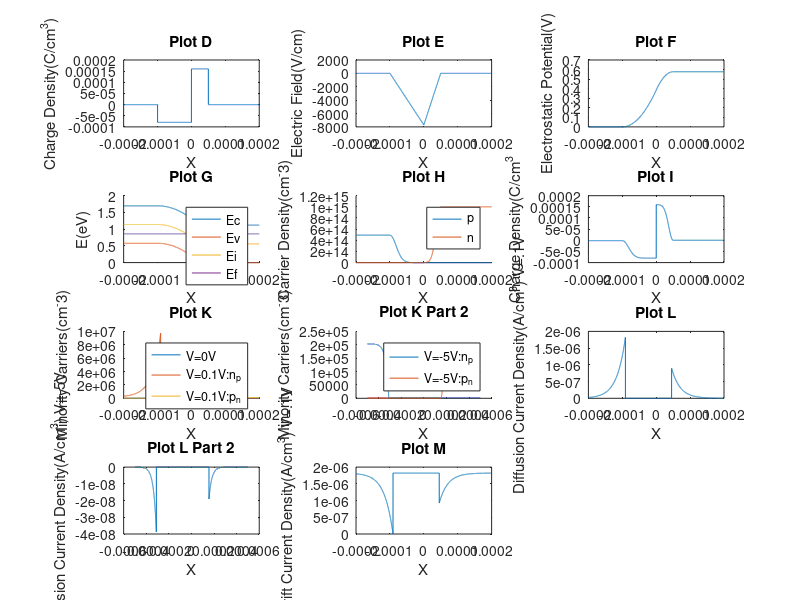

Write MATLAB code to recreate this figure.
Ks=11.7; % Relative permittivity of Silicon (unitless)
e_0=8.854e-14; % in F/cm
q=1.6e-19; % Charge of an electron in C
k=8.617e-5; % in J/K
T=300; % Temp in Kelvin
ni=1e10; % Intrinic carrier concentration in Si at 300k (cm^-3)
Eg=1.12; % Gap energy for Si in eV

N_A=5e14; % P-side acceptor doping in cm^-3
N_D=1e15; % N-side donor doping in cm^-3
V_A=0; % Bias voltage

Vbi=k*T*log(N_A*N_D/ni^2); % Built in electrostatic potential in V

x_n=sqrt(2*Ks*e_0/q*N_A/(N_D*(N_A+N_D))*(Vbi-V_A)); % n-side depletion region width in cm
x_p=sqrt(2*Ks*e_0/q*N_D/(N_A*(N_A+N_D))*(Vbi-V_A)); % p-side depletion region width in cm

% all in cm
maximum=2e-4;
minimum=-maximum;
dx=1e-7;
x=minimum:dx:maximum;

a=zeros(1, int32((maximum-x_p)/dx));
b=ones(1, int32(x_p/dx))*-N_A*q;
c=ones(1, int32(x_n/dx))*N_D*q;
d=zeros(1, int32((maximum-x_n)/dx+1));
rho=[a b c d]; % charge density in cm^-3

subplot(4,3,1);
plot(x, rho);
title('Plot D')
xlabel('X');
ylabel('Charge Density(C/cm^3)');

E=cumtrapz(rho)/(Ks*e_0)*dx; % multiply by dx since x is spaced dx cm apart
subplot(4,3,2);
plot(x,E);
title('Plot E');
xlabel('X');
ylabel('Electric Field(V/cm)');

V=-cumtrapz(E)*dx; % multiply by dx since x is spaced dx cm apart
subplot(4,3,3);
plot(x,V);
title('Plot F');
xlabel('X');
ylabel('Electrostatic Potential(V)');

E_c=-V+Eg+Vbi; % set bottom of Valence band on n side to 0 energy
E_v=E_c-Eg;
E_i=(E_c+E_v)/2;
% E_f=E_i(int32(length(x)/2))*ones(1, length(x));Ef=Ei at the
% junction-False
E_f=ones(1, length(E_i))*(E_i(length(E_i))+k*T*log(N_D/ni));
subplot(4,3,4);
hold on;
plot(x,E_c, 'DisplayName', 'E_c');
plot(x,E_v, 'DisplayName', 'E_v');
plot(x,E_i, 'DisplayName', 'E_i');
plot(x,E_f, 'DisplayName', 'E_f');
legend('Ec', 'Ev', 'Ei', 'Ef');
title('Plot G');
xlabel('X');
ylabel('E(eV)');
hold off;

p=ni*exp((E_i-E_f)/(k*T));
n=ni^2*ones(1,length(p))./p;
% n=ni*exp((E_f-E_i)/(k*T));
subplot(4,3,5);
hold on;
plot(x,p);
plot(x,n);
hold off;
legend('p', 'n');
title('Plot H');
xlabel('X');
ylabel('Carrier Density(cm^-3)');

%recalculate charge density using carrier densities for a better
%approximation
rho_real=q*(p - n + [-ones(1,int32(length(x)/2))*N_A, ones(1,int32(length(x)/2)-1)*N_D]);
subplot(4, 3, 6);
plot(x, rho_real);
title('Plot I');
xlabel('X');
ylabel('Charge Density(C/cm^3');

% Must recalculate depletion region bounds since bias applies
V_A=.1;
x_n=sqrt(2*Ks*e_0/q*N_A/(N_D*(N_A+N_D))*(Vbi-V_A));
x_p=sqrt(2*Ks*e_0/q*N_D/(N_A*(N_A+N_D))*(Vbi-V_A));

L=.25e-4; % Minority carrier diffusion length in cm
n_p=n(1) + n(1)*(exp(V_A/(k*T))-1)*exp(((x+ones(1, length(x))*(x_p))/L)); % Minority electron concentration in p-side in cm^-3
p_n=p(length(p)) + p(length(p))*(exp(V_A/(k*T))-1)*exp((-(x-ones(1, length(x))*(x_n))/L)); % Minority hole concentration in n-side in cm^-3
bound = -ones(1, length(x))*x_p > x;
n_p=n_p.*bound;
bound = ones(1, length(x))*x_n < x;
p_n=p_n.*bound;

subplot(4,3,7);
hold on;
plot(x, zeros(1, length(x)));
plot(x,n_p);
plot(x,p_n);
hold off;
title('Plot K');
xlabel('X');
ylabel('Minority Carriers(cm^-3)');
legend('V=0V', 'V=0.1V:n_p', 'V=0.1V:p_n');

D=30;
J_ndiff=q*D*gradient(n_p)/dx; % Electron diffusion current on p-side in A/cm^3
J_pdiff=-q*D*gradient(p_n)/dx; % Hole diffusion current on n-side in A/cm^3
% Remove unrealistic points from sharp cuttoff on minotiry carrier concentrations
bound = -ones(1, length(x))*(x_p+dx) > x;
J_ndiff=J_ndiff.*bound;
bound=ones(1, length(x))*(x_n+dx) < x;
J_pdiff=J_pdiff.*bound;
J_diff=J_ndiff+J_pdiff;

subplot(4,3,9);
plot(x,J_diff);
title('Plot L');
xlabel('X');
ylabel('Diffusion Current Density(A/cm^3) V=.1V');

J_drift=ones(1, length(x))*max(J_diff)-J_diff;
subplot(4,3,11);
plot(x,J_drift);
title('Plot M');
xlabel('X');
ylabel('Drift Current Density(A/cm^3) V=.1V');

maximum=5e-4;
minimum=-maximum;
dx=1e-7;
x=minimum:dx:maximum; % Need a wider plot to account for much larger depletion region at negative biasing

% Repeat previous steps for a large negative bias

V_A=-5;
x_n=sqrt(2*Ks*e_0/q*N_A/(N_D*(N_A+N_D))*(Vbi-V_A));
x_p=sqrt(2*Ks*e_0/q*N_D/(N_A*(N_A+N_D))*(Vbi-V_A));

n_p=n(1) + n(1)*(exp(V_A/(k*T))-1)*exp(((x+ones(1, length(x))*(x_p))/L));
p_n=p(length(p)) + p(length(p))*(exp(V_A/(k*T))-1)*exp((-(x-ones(1, length(x))*(x_n))/L));
bound = -ones(1, length(x))*x_p > x;
n_p=n_p.*bound;
bound = ones(1, length(x))*x_n < x;
p_n=p_n.*bound;

subplot(4,3,8);
hold on;
plot(x,n_p);
plot(x,p_n);
hold off;
title('Plot K Part 2');
xlabel('X');
ylabel('Minority Carriers(cm^-3)');
legend('V=-5V:n_p', 'V=-5V:p_n');

J_ndiff=q*D*gradient(n_p)/dx; % Correct for x step size
J_pdiff=-q*D*gradient(p_n)/dx;
bound = -ones(1, length(x))*(x_p+dx) > x;
J_ndiff=J_ndiff.*bound;
bound=ones(1, length(x))*(x_n+dx) < x;
J_pdiff=J_pdiff.*bound;
J_diff=J_ndiff+J_pdiff;

subplot(4,3,10);
plot(x,J_diff);
title('Plot L Part 2');
xlabel('X');
ylabel('Diffusion Current Density(A/cm^3) V=-5V');